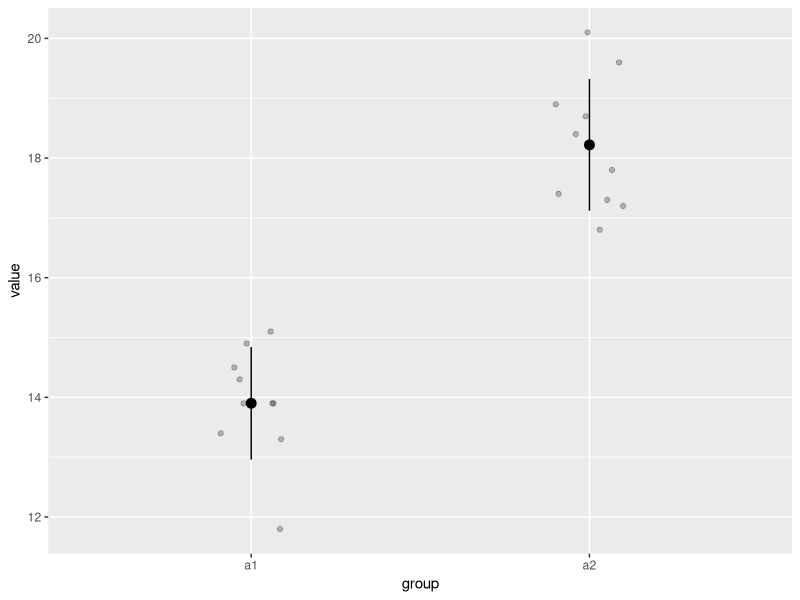

This chart was generated by the following R code:
# setup -------------------------------------------------------------------
rm(list = ls())
library(tidyverse)


# Influence of sample size ------------------------------------------------

set.seed(4)
xs <- rnorm(10, mean = 10, sd = 5)
ys <- rnorm(10, mean = 12, sd = 5)
xl <- rnorm(100, mean = 10, sd = 5)
yl <- rnorm(100, mean = 12, sd = 5)

#note: welch's test is always var.equal = FALSE or unequal variance
t.test(xs, ys, var.equal = TRUE) #p-value much larger
t.test(xl, yl, var.equal = TRUE)

# Difference and uncertainty ----------------------------------------------

a1 <- c(13.9, 14.9 ,13.4, 14.3, 11.8, 13.9, 14.5, 15.1, 13.3, 13.9)
a2 <- c(17.4, 17.3, 20.1, 17.2, 18.4, 19.6, 16.8, 18.7, 17.8, 18.9)

b1 <- c(10.9, 20.3, 9.6, 8.3, 14.5, 12.3, 14.5, 16.7, 9.3, 22.0)
b2 <- c(26.9, 12.9, 11.1, 16.7, 20.0, 20.9, 16.6, 15.4, 16.2, 16.2)

## estimate sample means and sds for each vector
#x <- c("a1","a2","b1","b2")
#df0 <- tibble(group = rep(x, each = 10, length.out = 40),
              #value = c(a1, a2, b1, b2))

##alternative option -- safer bc you don't use specific numbers
df0 <- tibble(value = c(a1, a2, b1, b2),
       group = c(rep("a1", length(a1)),
                 rep("a2", length(a2)),
                 rep("b1", length(b1)),
                 rep("b2", length(b2))))
## estimate means and sds for groups a1 and a2
df_mu <- df0 %>% 
        filter(group %in% c("a1","a2")) %>% 
        group_by(group) %>% 
        summarize(mu = mean(value),
                  sigma = sd(value))
df0 %>% 
        filter(group %in% c("a1","a2")) %>% 
        ggplot(aes(x = group,
                   y = value)) +
        geom_jitter(width = 0.1,
                    height = 0,
                    alpha = 0.25) +
        geom_segment(data = df_mu,aes(x = group,
                                      xend = group,
                                      y = mu - sigma,
                                      yend = mu + sigma)) +
        geom_point(data = df_mu, aes(x = group,
                                     y = mu),
                   size = 3)
        
## perform welch's t-test 
t.test(a1,a2, var.equal = FALSE)
t.test(b1,b2, var.equal = FALSE) #larger variance, larger p-value



